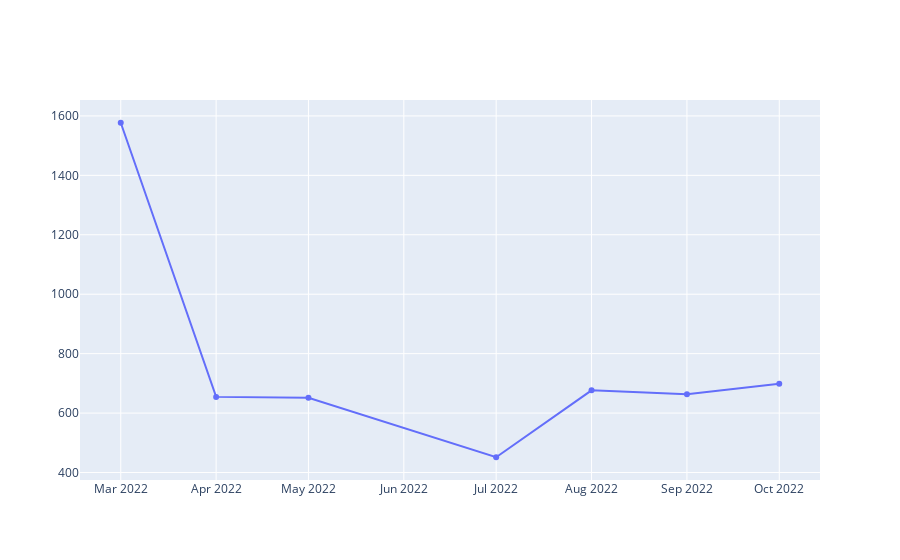

Source (notebook cell):
### Code cell
fig = go.Figure([go.Scatter(x=mitec_analisis_mes['Mes [Fecha]'], y=mitec_analisis_mes['Número de clics promedio mensual'])])
fig.show()

### Figure 1 — Plotly figure (JSON) as saved in the notebook; plotly's stock layout.template omitted (floating-point values rounded to 4 significant figures)
{"data": [{"type": "scatter", "x": ["2022-03-01T00:00:00", "2022-04-01T00:00:00", "2022-05-01T00:00:00", "2022-07-01T00:00:00", "2022-08-01T00:00:00", "2022-09-01T00:00:00", "2022-10-01T00:00:00"], "y": [1577, 654.5, 651.7, 451.4, 676.4, 663.6, 698.6]}], "layout": {}}
